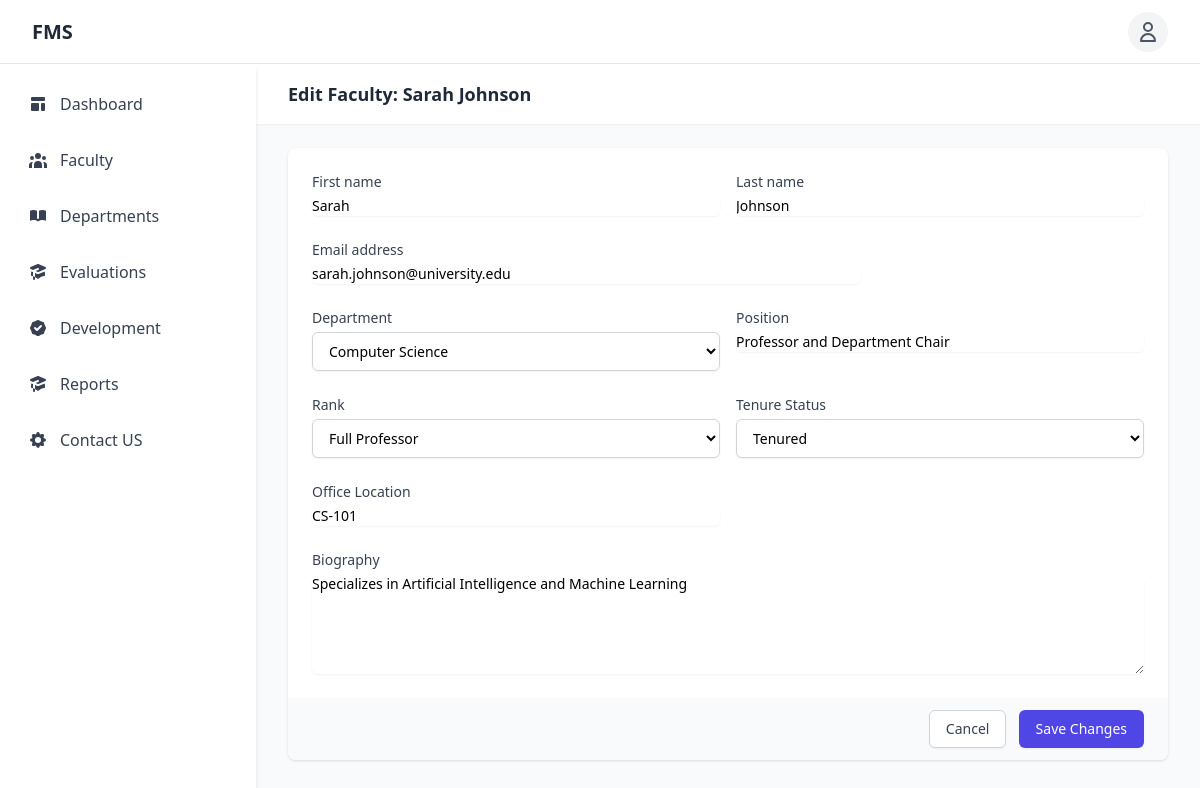
Screenshot of /faculty_edit.php?id=2 (signed in) with the database file from the repository.
### tables this page shows
CREATE TABLE `faculty` (
  `faculty_id` int(11) NOT NULL,
  `department_id` int(11) NOT NULL,
  `position` varchar(100) NOT NULL,
  `rank` enum('assistant','associate','full','emeritus') NOT NULL,
  `hire_date` date NOT NULL,
  `tenure_status` enum('tenured','tenure_track','non_tenure') NOT NULL,
  `bio` text DEFAULT NULL,
  `office_location` varchar(50) DEFAULT NULL,
  `office_hours` text DEFAULT NULL
);

CREATE TABLE `users` (
  `user_id` int(11) NOT NULL,
  `first_name` varchar(50) NOT NULL,
  `last_name` varchar(50) NOT NULL,
  `email` varchar(100) NOT NULL,
  `password_hash` varchar(255) NOT NULL,
  `salt` varchar(32) NOT NULL,
  `role` enum('admin','department_head','faculty','reviewer') NOT NULL,
  `account_status` enum('active','suspended','pending') DEFAULT 'pending',
  `last_login` datetime DEFAULT NULL,
  `failed_login_attempts` int(11) DEFAULT 0,
  `password_reset_token` varchar(64) DEFAULT NULL,
  `password_reset_expires` datetime DEFAULT NULL,
  `created_at` timestamp NOT NULL DEFAULT current_timestamp(),
  `updated_at` timestamp NOT NULL DEFAULT current_timestamp() ON UPDATE current_timestamp()
);

CREATE TABLE `departments` (
  `department_id` int(11) NOT NULL,
  `name` varchar(100) NOT NULL,
  `code` varchar(10) NOT NULL,
  `description` text DEFAULT NULL,
  `head_id` int(11) DEFAULT NULL,
  `created_at` timestamp NOT NULL DEFAULT current_timestamp(),
  `updated_at` timestamp NOT NULL DEFAULT current_timestamp() ON UPDATE current_timestamp()
);

### faculty_edit.php (the view, shortened to what this page needs)
<?php
require_once 'includes/config.php';
$faculty_id = isset($_GET['id']) ? (int)$_GET['id'] : 0;
try {
    $stmt = $pdo->prepare("
        SELECT f.*, u.first_name, u.last_name, u.email, d.name as department_name
        FROM faculty f
        JOIN users u ON f.faculty_id = u.user_id
        JOIN departments d ON f.department_id = d.department_id
        WHERE f.faculty_id = ?
    ");
    $stmt->execute([$faculty_id]);
    $faculty = $stmt->fetch(PDO::FETCH_ASSOC);
    $deptStmt = $pdo->query("SELECT * FROM departments ORDER BY name");
    $departments = $deptStmt->fetchAll(PDO::FETCH_ASSOC);
} catch (PDOException $e) {
    $message = "Database error: " . $e->getMessage();
}
include 'includes/header.php';
include 'includes/sidebar.php';
?>
<div class="flex-1 sm:ml-64">
    <header class="bg-white shadow-sm">
        <div class="max-w-7xl mx-auto px-4 py-4 sm:px-6 lg:px-8">
            <h2 class="text-lg font-semibold text-gray-800">
                Edit Faculty: <?php echo htmlspecialchars($faculty['first_name'] . ' ' . $faculty['last_name']); ?>
            </h2>
        </div>
    </header>
    <main class="max-w-7xl mx-auto px-4 py-6 sm:px-6 lg:px-8">
        <div class="bg-white shadow overflow-hidden sm:rounded-lg">
            <form method="POST">
                <div class="px-4 py-5 sm:p-6">
                    <div class="grid grid-cols-1 gap-y-6 gap-x-4 sm:grid-cols-6">
                        <div class="sm:col-span-3">
                            <label for="first_name" class="block text-sm font-medium text-gray-700">First name</label>
                            <input type="text" name="first_name" id="first_name" value="<?php echo htmlspecialchars($faculty['first_name']); ?>" required
                                class="mt-1 focus:ring-indigo-500 focus:border-indigo-500 block w-full shadow-sm sm:text-sm border-gray-300 rounded-md">
                        </div>
                        <div class="sm:col-span-3">
                            <label for="last_name" class="block text-sm font-medium text-gray-700">Last name</label>
                            <input type="text" name="last_name" id="last_name" value="<?php echo htmlspecialchars($faculty['last_name']); ?>" required
                                class="mt-1 focus:ring-indigo-500 focus:border-indigo-500 block w-full shadow-sm sm:text-sm border-gray-300 rounded-md">
                        </div>
                        <div class="sm:col-span-4">
                            <label for="email" class="block text-sm font-medium text-gray-700">Email address</label>
                            <input type="email" name="email" id="email" value="<?php echo htmlspecialchars($faculty['email']); ?>" required
                                class="mt-1 focus:ring-indigo-500 focus:border-indigo-500 block w-full shadow-sm sm:text-sm border-gray-300 rounded-md">
                        </div>
                        <div class="sm:col-span-3">
                            <label for="department_id" class="block text-sm font-medium text-gray-700">Department</label>
                            <select id="department_id" name="department_id" required
                                class="mt-1 block w-full py-2 px-3 border border-gray-300 bg-white rounded-md shadow-sm focus:outline-none focus:ring-indigo-500 focus:border-indigo-500 sm:text-sm">
                                <?php foreach ($departments as $dept): ?>
                                    <option value="<?php echo $dept['department_id']; ?>" <?php echo ($faculty['department_id'] == $dept['department_id']) ? 'selected' : ''; ?>>
                                        <?php echo htmlspecialchars($dept['name']); ?>
                                    </option>
                                <?php endforeach; ?>
                            </select>
                        </div>
                        <div class="sm:col-span-3">
                            <label for="position" class="block text-sm font-medium text-gray-700">Position</label>
                            <input type="text" name="position" id="position" value="<?php echo htmlspecialchars($faculty['position']); ?>" required
                                class="mt-1 focus:ring-indigo-500 focus:border-indigo-500 block w-full shadow-sm sm:text-sm border-gray-300 rounded-md">
                        </div>
                        <div class="sm:col-span-3">
                            <label for="rank" class="block text-sm font-medium text-gray-700">Rank</label>
                            <select id="rank" name="rank" required
                                class="mt-1 block w-full py-2 px-3 border border-gray-300 bg-white rounded-md shadow-sm focus:outline-none focus:ring-indigo-500 focus:border-indigo-500 sm:text-sm">
                                <option value="full" <?php echo ($faculty['rank'] == 'full') ? 'selected' : ''; ?>>Full Professor</option>
                            </select>
                        </div>
                        <div class="sm:col-span-3">
                            <label for="tenure_status" class="block text-sm font-medium text-gray-700">Tenure Status</label>
                            <select id="tenure_status" name="tenure_status" required
                                class="mt-1 block w-full py-2 px-3 border border-gray-300 bg-white rounded-md shadow-sm focus:outline-none focus:ring-indigo-500 focus:border-indigo-500 sm:text-sm">
                                <option value="tenured" <?php echo ($faculty['tenure_status'] == 'tenured') ? 'selected' : ''; ?>>Tenured</option>
                            </select>
                        </div>
                        <div class="sm:col-span-3">
                            <label for="office_location" class="block text-sm font-medium text-gray-700">Office Location</label>
                            <input type="text" name="office_location" id="office_location" value="<?php echo htmlspecialchars($faculty['office_location'] ?? ''); ?>"
                                class="mt-1 focus:ring-indigo-500 focus:border-indigo-500 block w-full shadow-sm sm:text-sm border-gray-300 rounded-md">
                        </div>
                        <div class="sm:col-span-6">
                            <label for="bio" class="block text-sm font-medium text-gray-700">Biography</label>
                            <textarea id="bio" name="bio" rows="5"
                                class="mt-1 focus:ring-indigo-500 focus:border-indigo-500 block w-full shadow-sm sm:text-sm border-gray-300 rounded-md"><?php echo htmlspecialchars($faculty['bio'] ?? ''); ?></textarea>
                        </div>
                    </div>
                </div>
                <div class="px-4 py-3 bg-gray-50 text-right sm:px-6">
                    <a href="faculty_view.php?id=<?php echo $faculty_id; ?>" class="inline-flex justify-center py-2 px-4 border border-gray-300 shadow-sm text-sm font-medium rounded-md text-gray-700 bg-white hover:bg-gray-50 mr-2">
                        Cancel
                    </a>
                    <button type="submit" class="inline-flex justify-center py-2 px-4 border border-transparent shadow-sm text-sm font-medium rounded-md text-white bg-indigo-600 hover:bg-indigo-700 focus:outline-none focus:ring-2 focus:ring-offset-2 focus:ring-indigo-500">
                        Save Changes
                    </button>
                </div>
            </form>
        </div>
    </main>
</div>
<?php include 'includes/footer.php'; ?>

### includes/header.php (style rules this page uses)
body { padding-top: 4rem; }

### rows the page displays
faculty: faculty_id.last_name "Sarah Johnson", first_name "Sarah", last_name "Johnson", email "sarah.johnson@university.edu", department_id "Computer Science", position "Professor and Department Chair", rank "Full Professor", tenure_status "Tenured", office_location "CS-101", bio "Specializes in Artificial Intelligence and Machine Learning"
